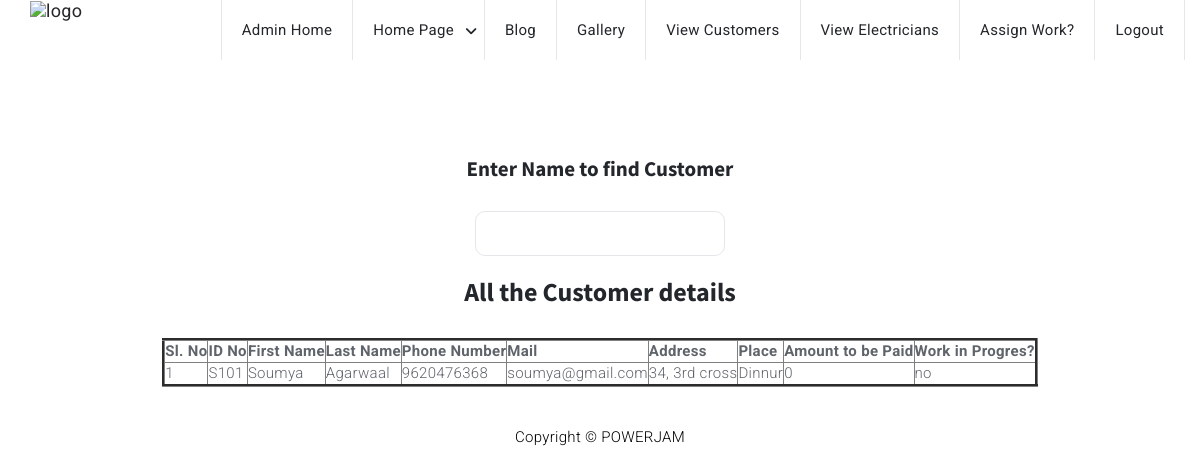
/view_customers.php (signed in), run on the app's committed database.
### tables this page shows
CREATE TABLE `customer` (
  `ID` int(30) NOT NULL,
  `RNO` varchar(30) NOT NULL,
  `NAME` varchar(30) NOT NULL,
  `LNAME` varchar(30) NOT NULL,
  `PASSWORD` varchar(30) NOT NULL,
  `PHONE` varchar(20) NOT NULL,
  `MAIL` varchar(20) NOT NULL,
  `newphone` varchar(10) NOT NULL,
  `address` varchar(50) NOT NULL,
  `place` varchar(50) NOT NULL,
  `amount` varchar(20) NOT NULL,
  `workingprogress` varchar(10) NOT NULL,
  `ASSIGNEDWORK` varchar(20) NOT NULL,
  `ele_name` varchar(20) NOT NULL
);

### view_customers.php (the view, shortened to what this page needs)
<?php
	include"database.php";
?>
<!DOCTYPE html>
<html lang="en">
<head>
	<link type="text/css" rel="stylesheet" href="css/bootstrap.min.css" />
	<link type="text/css" rel="stylesheet" href="css/owl.carousel.css" />
	<link type="text/css" rel="stylesheet" href="css/owl.theme.default.css" />
	<link rel="stylesheet" href="css/font-awesome.min.css">
	<link type="text/css" rel="stylesheet" href="css/style.css" />
</head>
<body style="text-align: center;" background="./img/bk.jpg">
	<?php include"admin_menubar.php";?>
		<br><br><br>
						<h4><br><br><br><br>Enter Name to find Customer</h4><br>
						<form id="frm" autocomplete="off">
							<input type="text" id="txt" class="input" pattern="[a-zA-Z]{3,}" title="Enter only Alphabets">
						</form>
						<br>
					<center>
						<h3 >All the Customer details</h3><br>
					       			<table border="3px">
						<tr>
							<th>Sl. No</th>
							<th>ID No</th>
							<th>First Name</th>
							<th>Last Name</th>
							<th>Phone Number</th>
							<th>Mail</th>
							<th>Address</th>
							<th>Place</th>
							<th>Amount to be Paid</th>
							<th>Work in Progres?</th>
						</tr>
						<?php
							$s="select * from customer";
							$res=$db->query($s);
							if($res->num_rows>0)
							{
								$i=0;
								while($r=$res->fetch_assoc())
								{
									$i++;
									echo"
										<tr>
											<td>{$i}</td>
											<td>{$r["RNO"]}</td>
											<td>{$r["NAME"]}</td>
											<td>{$r["LNAME"]}</td>
											<td>{$r["PHONE"]}</td>
											<td>{$r["MAIL"]}</td>
											<td>{$r["address"]}</td>
											<td>{$r["place"]}</td>
											<td>{$r["amount"]}</td>
											<td>{$r["workingprogress"]}</td>
										</tr>
									";
								}
							}
							else
							{
								echo "No Record Found";
							}
	?>
</table>
				</center>
				<?php include"footer.php";?>
	</body>
</html>

### style.css (style rules this page uses)
body { font-family: 'Roboto', sans-serif; font-size: 15px; font-weight: 300; letter-spacing: 0.3px; color: #5f646b; }
h1, h2, h3, h4, h6 { font-family: 'Source Sans Pro', sans-serif; margin-top: 0px; color: #23262a; font-weight: 700; letter-spacing: 0px; }
h3 { font-size: 26px; }
h4 { font-size: 21px; }
.input { width: 250px; background-color: #FFF; border: 1px solid #e6e6ea; height: 45px; padding: 0px 15px; border-radius: 10px; -webkit-transition: 0.3s border-color; transition: 0.3s border-color; }

### data on the page
customer: RNO "S101", NAME "Soumya", LNAME "Agarwaal", PHONE "9620476368", MAIL "soumya@gmail.com", address "34, 3rd cross", place "Dinnur", amount "0", workingprogress "no"
